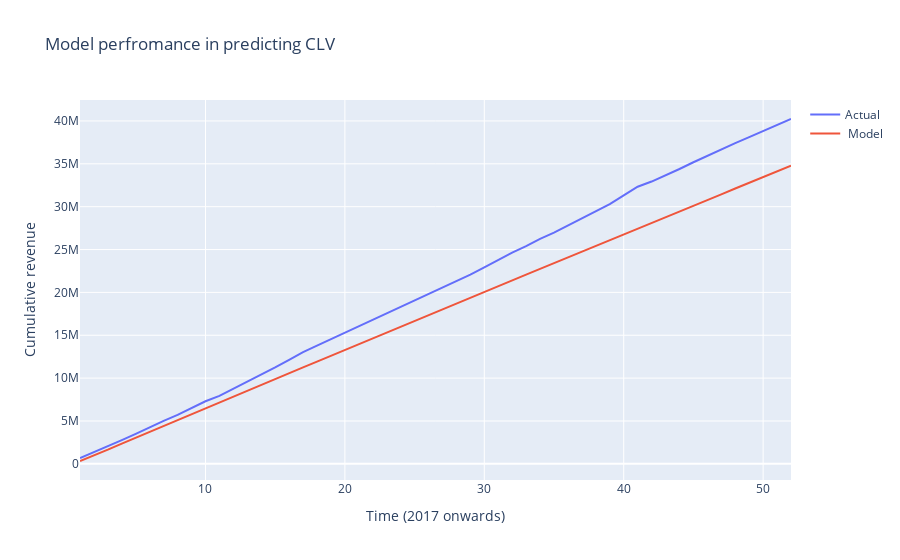

Notebook source saved alongside this figure:
### Code cell
# Visual plots
fig = go.Figure()
fig.add_trace(go.Scatter(x=results_df['order_date'], y=results_df['cumulative_revenue'],mode='lines',name='Actual'))

fig.add_trace(go.Scatter(x=results_df['order_date'], y=results_df['clv_predicted'],
                    mode='lines',
                    name=' Model'))

fig.update_layout(title= 'Model perfromance in predicting CLV',
    xaxis_title='Time (2017 onwards)',
                   yaxis_title='Cumulative revenue')
fig.show()
